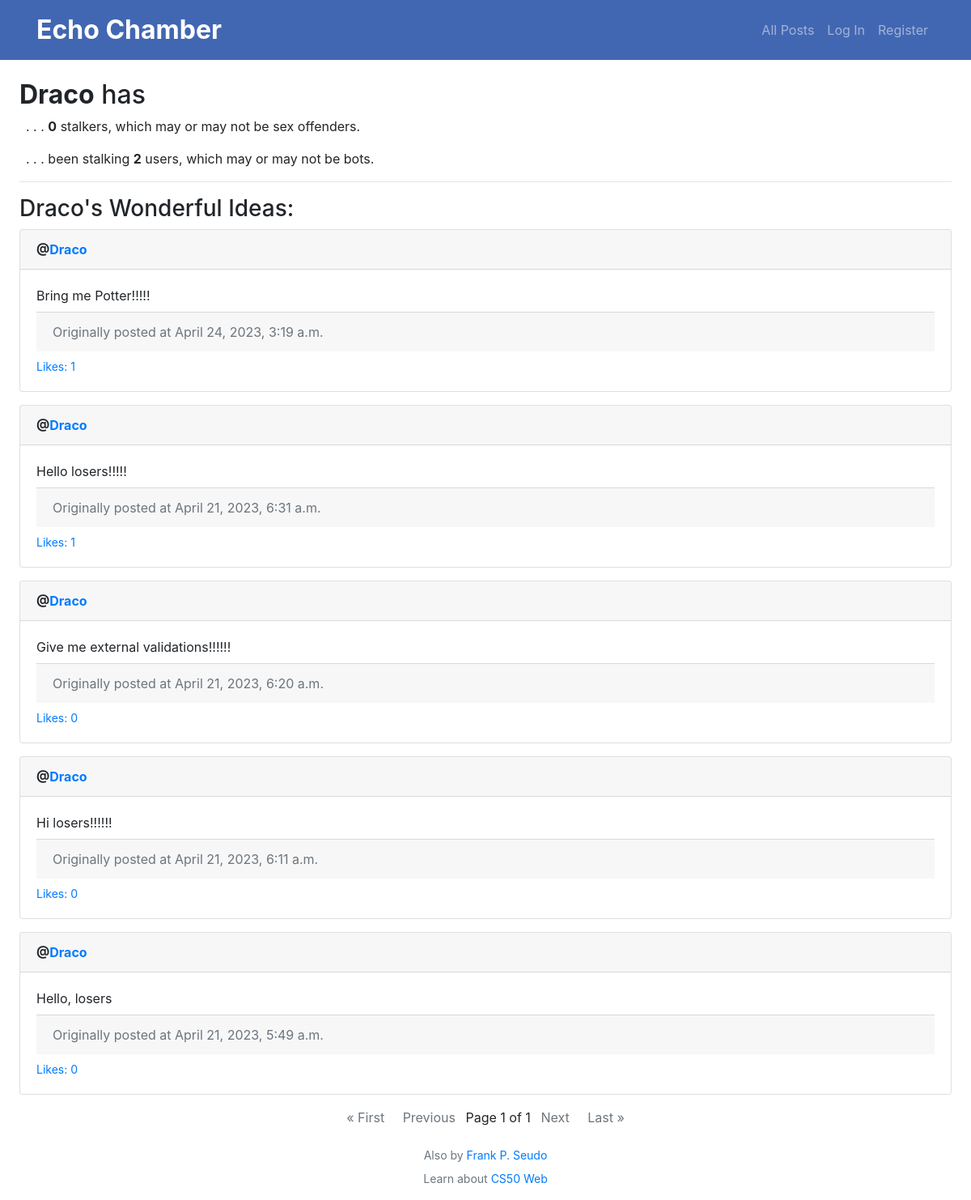
Screenshot of /profile/4 with the database file from the repository.
### network/models.py (models this page shows, shortened)
class User(AbstractUser):
    pass

class Post(models.Model):
    creator = models.ForeignKey(User, on_delete=models.CASCADE)
    post = models.CharField(max_length=500)
    timestamp = models.DateTimeField(auto_now_add=True)

### network/views.py (the view)
# urls.py: path("profile/<str:user_id>", views.profile, name="profile"),
def profile(request, user_id):
    try:
        victim = User.objects.get(pk=user_id)
    except:
        return HttpResponse("Bad request: the user doesn't exist.")
    posts = Post.objects.filter(creator=victim)
    if posts:
        posts = sortAndCount(request, posts)
    paginator = Paginator(posts, 10)
    page_number = request.GET.get('page')
    if page_number is None:
        page_number = 1
    posts = paginator.get_page(page_number)
    followers = Following.objects.filter(followed_id=victim.id)
    if followers:
        victim.follower_count = followers.count()
    else:
        victim.follower_count = 0
    followings = Following.objects.filter(follower=victim)
    if followings:
        victim.following_count = followings.count()
    else:
        victim.following_count = 0
    if victim == request.user:
        victim.narcissistic = True
    if request.user.is_authenticated:
        if victim != request.user:
            followingRecord = Following.objects.filter(follower=request.user, followed_id=victim.id)
            if followingRecord:
                victim.followed = True
    return render(request, "network/index.html", {
        "victim": victim,
        "posts": posts,
    })

### network/helpers.py (called while the page is built, shortened)
def sortAndCount(request, posts):
  def Fn(item):
    timestamp = item.timestamp
    return -int(timestamp.strftime("%Y%m%d%H%M%S"))
  posts = sorted(posts, key=Fn)
  for post in posts:
    likes = Like.objects.filter(post=post)
    if likes:
      post.like_count = likes.count()
    else:
      post.like_count = 0
  return posts

### network/templates/network/index.html (shortened to what this page needs)
{% extends "network/layout.html" %}
{% block body %}
    {% if victim %}
        <h2><span class="font-weight-bold">{{ victim.username }}</span> has</h2>
        <p class="ml-2">. . . <span class="font-weight-bold" id="stalker-count">{{ victim.follower_count }}</span> stalkers, which may or may not be sex offenders.</p>
        <p class="ml-2">. . . been stalking <span class="font-weight-bold">{{ victim.following_count}}</span> users, which may or may not be bots.</p>
        <hr>
        <h3>{{ victim.username }}'s Wonderful Ideas:</h3>
    {% endif %}
    {% for post in posts %}
    <div class="card mb-3" id="card-{{ post.id }}">
        <div class="card-header font-weight-bold">
            @<a href="{% url 'profile' post.creator.id %}" class="">{{ post.creator }}</a>
        </div>
        <div class="card-body">
            <div class="card-text mb-2" id="post-body-{{ post.id }}">{{ post.post }}</div>
            <div class="card-footer text-muted">Originally posted at {{ post.timestamp }}</div>
            <div class="d-flex justify-content-between pt-2">
                <small class="text-primary">Likes:
                    <span id="like-count-{{ post.id }}">{{ post.like_count }}</span>
                </small>
            </div>
        </div>
    </div>
    {% endfor %}
    {% if posts %}
    <div class="pagination justify-content-center">
        <span class="step-links">
            <a {% if posts.has_previous %} href="?page=1" {% else %} class="text-muted disabled-link" {% endif %}>&laquo; First </a>
            <span>&nbsp; &nbsp;</span>
            <a {% if posts.has_previous %} href="?page={{ posts.previous_page_number }}" {% else %} class="text-muted disabled-link" {% endif %}>Previous</a>
            <span class="current mx-2">
                Page {{ posts.number }} of {{ posts.paginator.num_pages }}
            </span>
            <a {% if posts.has_next %} href="?page={{ posts.next_page_number }}" {% else %} class="text-muted disabled-link" {% endif %}>Next</a>
            <span>&nbsp; &nbsp;</span>
            <a {% if posts.has_next %} href="?page={{ posts.paginator.num_pages }}" {% else %} class="text-muted disabled-link" {% endif %}> Last &raquo;</a>
        </span>
    </div>
    {% endif %}
{% endblock %}

### network/templates/network/layout.html (style rules this page uses)
.disabled-link { pointer-events: none; }

### rows the page displays
User: username "Draco", follower_count "0", following_count "2"
Post: creator "Draco", post "Bring me Potter!!!!!", timestamp "April 24, 2023, 3:19 a.m.", like_count "1"
Post: creator "Draco", post "Hello losers!!!!!", timestamp "April 21, 2023, 6:31 a.m.", like_count "1"
Post: creator "Draco", post "Give me external validations!!!!!!", timestamp "April 21, 2023, 6:20 a.m.", like_count "0"
Post: creator "Draco", post "Hi losers!!!!!!", timestamp "April 21, 2023, 6:11 a.m.", like_count "0"
Post: creator "Draco", post "Hello, losers", timestamp "April 21, 2023, 5:49 a.m.", like_count "0"

### other values shown
{{ posts.number }} "1"
{{ posts.paginator.num_pages }} "1"
